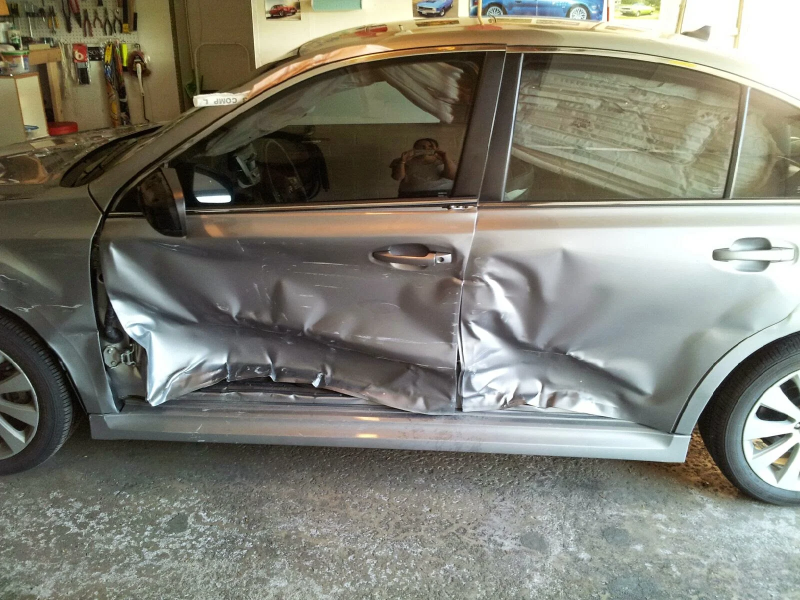
#> input picture samples/claim_car_original.jpg, 1600 x 1200 px (shown at 1/2 size)
$ python make_samples.py
#> lines starting #> are read from the running program, lines starting #| are printed output that depends on the picture; after the words box and inside, x2 and y2 are one past the last pixel; in counts of white or black regions, pixels touching at a corner belong together
"""Build the bundled claim-photo samples from their originals, reproducibly.

    python scripts/make_samples.py

The demo images are staged forgeries, and a staged forgery committed as an opaque
binary is exactly the kind of artefact nobody can audit. This script is the recipe:
it takes the untouched source photographs in `samples/` and produces the edited
versions beside them, so anyone can see precisely what was changed and re-derive it.

**These are demonstrations, never measurements.** They exist to show what a finding
looks like. Every accuracy figure in this project comes from the Korus dataset, which
is 112 forgeries made by other people who had never heard of this system. Scoring
edits I staged myself would be meaningless, because I chose them.

Two frauds, both realistic in a claims context and both a straight clone stamp,
mechanically identical to what Photoshop's clone tool does:

1. **Damage extended.** Copy a crumpled section of a car door onto a panel that was
   never hit, so the claim covers more than the accident did.
2. **Damage exaggerated, with the original left behind.** Duplicate part of a
   structural crack so subsidence looks worse, and leave the file's embedded
   thumbnail showing the pre-edit original, which is the mistake editors actually
   make.
"""

from __future__ import annotations

import io
import sys
from pathlib import Path

import numpy as np
from PIL import Image, ImageFilter

ROOT = Path(__file__).resolve().parents[1]
SAMPLES = ROOT / "samples"


def clone(img: Image.Image, box, dst, feather: int = 20) -> Image.Image:
    """Copy a region and blend it in with a soft edge, as a clone stamp does."""
    patch = img.crop(box)
    w, h = patch.size
    f = max(1, min(feather, w // 2 - 1, h // 2 - 1))
    mask = np.zeros((h, w), np.uint8)
    mask[f:h - f, f:w - f] = 255
    soft = Image.fromarray(mask).filter(ImageFilter.GaussianBlur(f * 0.6))
    out = img.copy()
    out.paste(patch, dst, soft)
    return out


def with_stale_preview(original: Image.Image, edited: Image.Image, out: Path) -> None:
    """Write `edited`, but with a thumbnail generated from `original`.

    This reproduces the single most useful mistake in image forensics. Editors
    rewrite the main image and leave the embedded preview alone, so the file ends up
    carrying a photograph of its own pre-edit state.
    """
    import piexif

    # As large as the format allows, rather than a 320px postage stamp. Both are
    # realistic, since cameras and editors embed previews at a wide range of sizes,
    # but at 320 the recovered original renders visibly mushier than the submitted
    # photo beside it, and that reads as a bug in the tool rather than as a property
    # of the evidence.
    #
    # EXIF caps the thumbnail at 64 kB, so step down until it fits instead of picking
    # a size that happens to work for one photograph and breaks on the next.
    tb = io.BytesIO()
    for edge in (1024, 800, 640, 512, 400, 320):
        for quality in (88, 80, 70):
            buf = io.BytesIO()
            thumb = original.copy()
            thumb.thumbnail((edge, edge))
            thumb.save(buf, "JPEG", quality=quality)
            if buf.tell() < 63_000:
                tb = buf
                break
        if tb.tell():
            break
    if not tb.tell():
        raise RuntimeError("could not fit a thumbnail under the 64 kB EXIF limit")

    mb = io.BytesIO()
    edited.save(mb, "JPEG", quality=92, subsampling=0)

    exif = {
        "0th": {piexif.ImageIFD.Software: b"Adobe Photoshop 26.0"},
        "Exif": {},
        "GPS": {},
        "1st": {},
        "thumbnail": tb.getvalue(),
    }
    piexif.insert(piexif.dump(exif), mb.getvalue(), str(out))


def main() -> int:
    car_src = SAMPLES / "claim_car_original.jpg"
    brick_src = SAMPLES / "claim_wall_original.jpg"
    for p in (car_src, brick_src):
        if not p.is_file():
            print(f"missing source photograph: {p}", file=sys.stderr)
            return 1

    # 1. Car: extend the damage onto an undamaged rear door.
    car = Image.open(car_src).convert("RGB")
#> car is the input picture: PIL image 1600x1200 RGB; mean R, G, B 128.2, 127.6, 116.1
    edited = clone(car, (300, 440, 800, 800), (1050, 460))
#> in clone, `patch = img.crop(box)`:
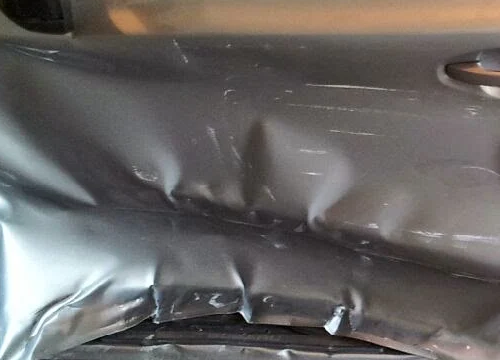
#> patch: PIL image 500x360 RGB; mean R, G, B 105.1, 101.6, 99.7
#> in clone, `soft = Image.fromarray(mask).filter(ImageFilter.GaussianBlur(f * 0.6))`:
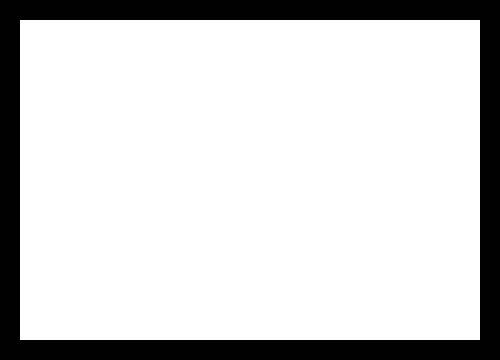
#> mask: shape (360, 500); 81.8% white; 1 black region, box (x1, y1, x2, y2) and area: (0, 0, 500, 360) 32800
    edited.save(SAMPLES / "claim_car_damage_extended.jpg", quality=92, subsampling=0)
    print("wrote claim_car_damage_extended.jpg")

    # 2. Wall: duplicate the crack, and leave the original in the thumbnail.
    brick = Image.open(brick_src).convert("RGB")
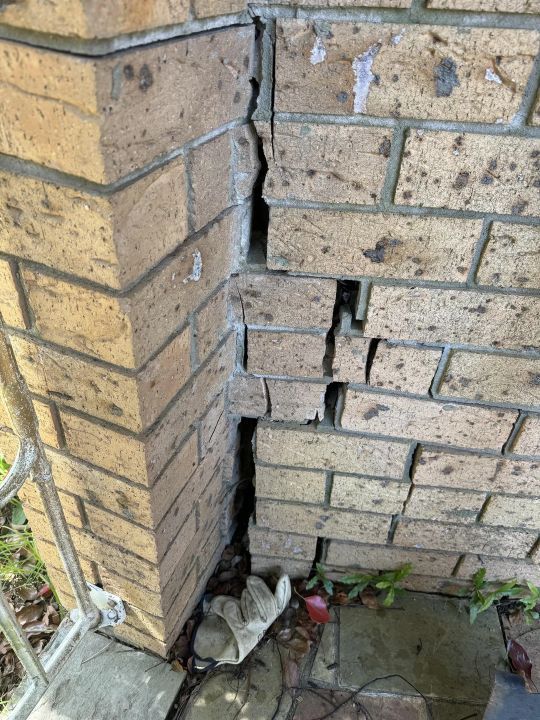
#> input picture samples/claim_wall_original.jpg, 1080 x 1440 px (shown at 1/2 size)
#> brick is the input picture: PIL image 1080x1440 RGB; mean R, G, B 148.5, 142.7, 129
    worse = clone(brick, (430, 250, 780, 700), (400, 780), feather=16)
#> call 2 of clone, with box = (430, 250, 780, 700), dst = (400, 780), feather = 16
#> in clone (call 2), `patch = img.crop(box)`:
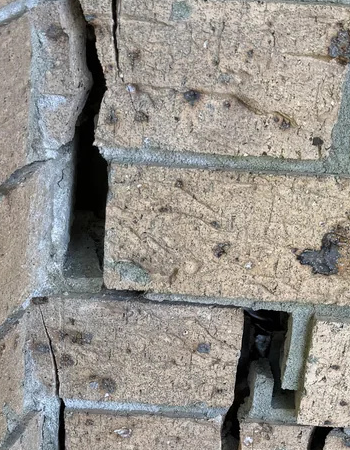
#> patch: PIL image 350x450 RGB; mean R, G, B 149.4, 145.6, 139.8
#> in clone (call 2), `soft = Image.fromarray(mask).filter(ImageFilter.GaussianBlur(f * 0.6))`:
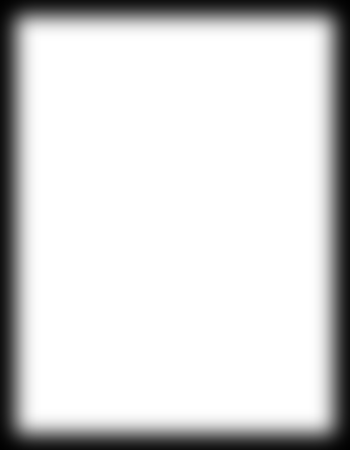
#> soft: PIL image 350x450 L; min 1, max 255, mean 214.9
#> in clone (call 2), `soft = Image.fromarray(mask).filter(ImageFilter.GaussianBlur(f * 0.6))`:
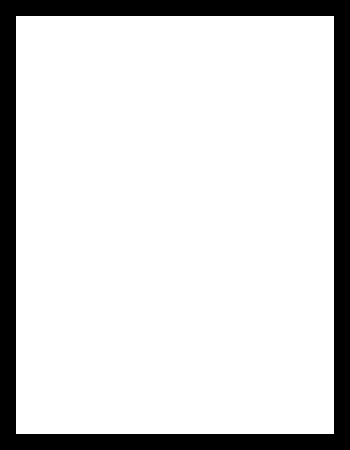
#> mask: shape (450, 350); 84.4% white; 1 black region, box (x1, y1, x2, y2) and area: (0, 0, 350, 450) 24576
    with_stale_preview(brick, worse, SAMPLES / "claim_wall_crack_duplicated.jpg")
#> after the loop in with_stale_preview, `for edge in (1024, 800, 640, 512, 400, 320):`:
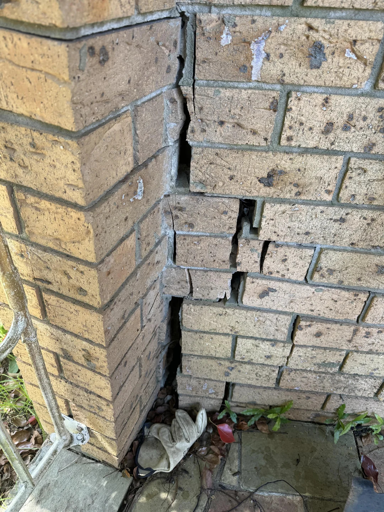
#> thumb: PIL image 384x512 RGB; mean R, G, B 148.5, 142.7, 129
    print("wrote claim_wall_crack_duplicated.jpg  (with a stale preview)")
    return 0


if __name__ == "__main__":
    raise SystemExit(main())
#> (the program exits here)
